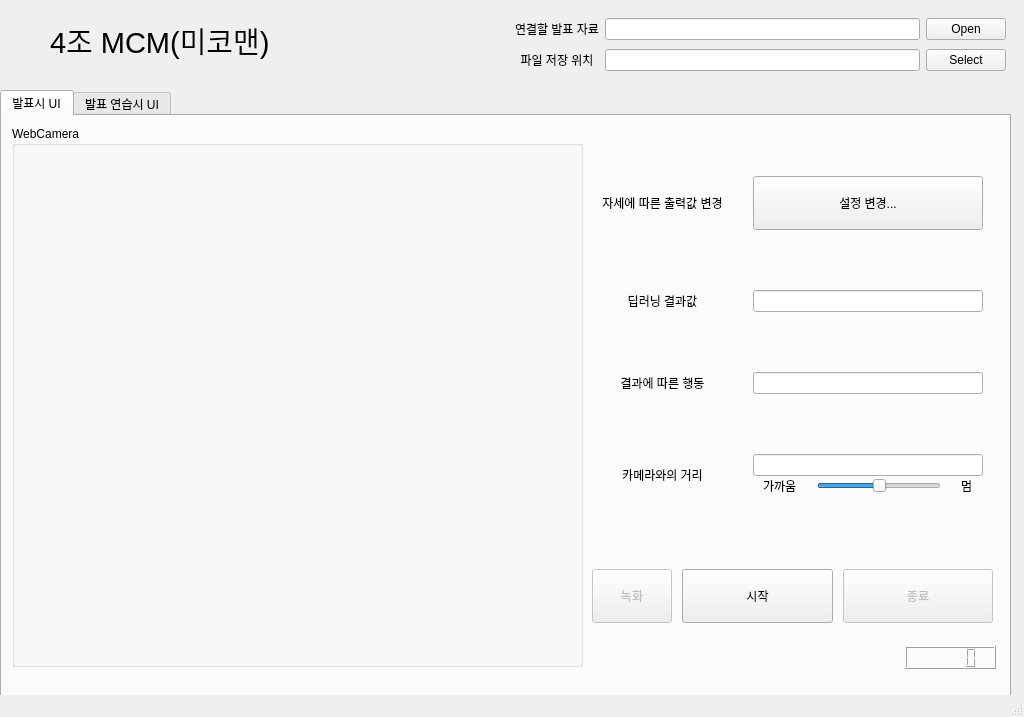
<?xml version="1.0" encoding="UTF-8"?>
<ui version="4.0">
 <class>MainWindow</class>
 <widget class="QMainWindow" name="MainWindow">
  <property name="geometry">
   <rect>
    <x>0</x>
    <y>0</y>
    <width>1024</width>
    <height>717</height>
   </rect>
  </property>
  <property name="sizePolicy">
   <sizepolicy hsizetype="Fixed" vsizetype="Fixed">
    <horstretch>0</horstretch>
    <verstretch>0</verstretch>
   </sizepolicy>
  </property>
  <property name="minimumSize">
   <size>
    <width>1024</width>
    <height>717</height>
   </size>
  </property>
  <property name="maximumSize">
   <size>
    <width>1024</width>
    <height>717</height>
   </size>
  </property>
  <property name="mouseTracking">
   <bool>true</bool>
  </property>
  <property name="windowTitle">
   <string>Presentation Project</string>
  </property>
  <widget class="QWidget" name="centralwidget">
   <widget class="QWidget" name="gridLayoutWidget">
    <property name="geometry">
     <rect>
      <x>510</x>
      <y>10</y>
      <width>501</width>
      <height>71</height>
     </rect>
    </property>
    <layout class="QGridLayout" name="grid_FileLoad" columnstretch="0,0,0,0">
     <property name="leftMargin">
      <number>5</number>
     </property>
     <property name="topMargin">
      <number>5</number>
     </property>
     <property name="rightMargin">
      <number>5</number>
     </property>
     <property name="bottomMargin">
      <number>5</number>
     </property>
     <item row="0" column="2">
      <widget class="QLineEdit" name="Line_PPTLink">
       <property name="mouseTracking">
        <bool>false</bool>
       </property>
       <property name="readOnly">
        <bool>true</bool>
       </property>
      </widget>
     </item>
     <item row="0" column="3">
      <widget class="QPushButton" name="Btn_PPTFileOpen">
       <property name="text">
        <string>Open</string>
       </property>
      </widget>
     </item>
     <item row="0" column="1">
      <widget class="QLabel" name="label">
       <property name="text">
        <string>연결할 발표 자료</string>
       </property>
      </widget>
     </item>
     <item row="1" column="1">
      <widget class="QLabel" name="label_2">
       <property name="text">
        <string>파일 저장 위치</string>
       </property>
       <property name="alignment">
        <set>Qt::AlignCenter</set>
       </property>
      </widget>
     </item>
     <item row="1" column="2">
      <widget class="QLineEdit" name="Line_SaveFolder">
       <property name="mouseTracking">
        <bool>false</bool>
       </property>
       <property name="readOnly">
        <bool>true</bool>
       </property>
      </widget>
     </item>
     <item row="1" column="3">
      <widget class="QPushButton" name="Btn_SaveFolder">
       <property name="text">
        <string>Select</string>
       </property>
      </widget>
     </item>
    </layout>
   </widget>
   <widget class="QTabWidget" name="tabWidget">
    <property name="enabled">
     <bool>true</bool>
    </property>
    <property name="geometry">
     <rect>
      <x>0</x>
      <y>90</y>
      <width>1011</width>
      <height>611</height>
     </rect>
    </property>
    <property name="currentIndex">
     <number>0</number>
    </property>
    <widget class="QWidget" name="Tab_pt">
     <attribute name="title">
      <string>발표시 UI</string>
     </attribute>
     <widget class="QWidget" name="gridLayoutWidget_2">
      <property name="geometry">
       <rect>
        <x>590</x>
        <y>30</y>
        <width>401</width>
        <height>380</height>
       </rect>
      </property>
      <layout class="QGridLayout" name="gridLayout">
       <property name="leftMargin">
        <number>10</number>
       </property>
       <property name="topMargin">
        <number>30</number>
       </property>
       <property name="rightMargin">
        <number>10</number>
       </property>
       <property name="bottomMargin">
        <number>30</number>
       </property>
       <property name="horizontalSpacing">
        <number>30</number>
       </property>
       <property name="verticalSpacing">
        <number>60</number>
       </property>
       <item row="0" column="0">
        <widget class="QLabel" name="label_6">
         <property name="text">
          <string>자세에 따른 출력값 변경</string>
         </property>
         <property name="alignment">
          <set>Qt::AlignCenter</set>
         </property>
        </widget>
       </item>
       <item row="0" column="1">
        <widget class="QPushButton" name="pt_Btn_OptionDialog">
         <property name="text">
          <string>
설정 변경...
</string>
         </property>
        </widget>
       </item>
       <item row="1" column="0">
        <widget class="QLabel" name="label_7">
         <property name="text">
          <string>딥러닝 결과값</string>
         </property>
         <property name="alignment">
          <set>Qt::AlignCenter</set>
         </property>
        </widget>
       </item>
       <item row="2" column="0">
        <widget class="QLabel" name="label_8">
         <property name="text">
          <string>결과에 따른 행동</string>
         </property>
         <property name="alignment">
          <set>Qt::AlignCenter</set>
         </property>
        </widget>
       </item>
       <item row="3" column="0">
        <widget class="QLabel" name="label_9">
         <property name="text">
          <string>카메라와의 거리</string>
         </property>
         <property name="alignment">
          <set>Qt::AlignCenter</set>
         </property>
        </widget>
       </item>
       <item row="1" column="1">
        <widget class="QLineEdit" name="pt_Line_DeepResult">
         <property name="mouseTracking">
          <bool>false</bool>
         </property>
         <property name="readOnly">
          <bool>true</bool>
         </property>
        </widget>
       </item>
       <item row="2" column="1">
        <widget class="QLineEdit" name="pt_Line_ResultAction">
         <property name="mouseTracking">
          <bool>false</bool>
         </property>
         <property name="readOnly">
          <bool>true</bool>
         </property>
        </widget>
       </item>
       <item row="3" column="1">
        <layout class="QVBoxLayout" name="verticalLayout">
         <item>
          <widget class="QLineEdit" name="pt_Line_CameraDistance">
           <property name="mouseTracking">
            <bool>false</bool>
           </property>
           <property name="readOnly">
            <bool>true</bool>
           </property>
          </widget>
         </item>
         <item>
          <layout class="QHBoxLayout" name="horizontalLayout">
           <property name="spacing">
            <number>20</number>
           </property>
           <property name="leftMargin">
            <number>10</number>
           </property>
           <property name="rightMargin">
            <number>10</number>
           </property>
           <item>
            <widget class="QLabel" name="label_10">
             <property name="text">
              <string>가까움</string>
             </property>
            </widget>
           </item>
           <item>
            <widget class="QSlider" name="pt_Bar_Distance">
             <property name="focusPolicy">
              <enum>Qt::NoFocus</enum>
             </property>
             <property name="minimum">
              <number>30</number>
             </property>
             <property name="maximum">
              <number>100</number>
             </property>
             <property name="singleStep">
              <number>0</number>
             </property>
             <property name="pageStep">
              <number>0</number>
             </property>
             <property name="value">
              <number>65</number>
             </property>
             <property name="orientation">
              <enum>Qt::Horizontal</enum>
             </property>
            </widget>
           </item>
           <item>
            <widget class="QLabel" name="label_11">
             <property name="text">
              <string>멈</string>
             </property>
            </widget>
           </item>
          </layout>
         </item>
        </layout>
       </item>
      </layout>
     </widget>
     <widget class="QWidget" name="horizontalLayoutWidget_2">
      <property name="geometry">
       <rect>
        <x>590</x>
        <y>440</y>
        <width>401</width>
        <height>80</height>
       </rect>
      </property>
      <layout class="QHBoxLayout" name="horizontalLayout_2" stretch="10,30,30">
       <property name="spacing">
        <number>10</number>
       </property>
       <item>
        <widget class="QPushButton" name="pt_Btn_Recording">
         <property name="enabled">
          <bool>false</bool>
         </property>
         <property name="text">
          <string>
녹화
</string>
         </property>
        </widget>
       </item>
       <item>
        <widget class="QPushButton" name="pt_Btn_Start">
         <property name="text">
          <string>
시작
</string>
         </property>
        </widget>
       </item>
       <item>
        <widget class="QPushButton" name="pt_Btn_Stop">
         <property name="enabled">
          <bool>false</bool>
         </property>
         <property name="text">
          <string>
종료
</string>
         </property>
        </widget>
       </item>
      </layout>
     </widget>
     <widget class="QGroupBox" name="groupBox">
      <property name="geometry">
       <rect>
        <x>10</x>
        <y>10</y>
        <width>571</width>
        <height>541</height>
       </rect>
      </property>
      <property name="title">
       <string>WebCamera</string>
      </property>
      <widget class="QLabel" name="pt_WebCamera">
       <property name="geometry">
        <rect>
         <x>10</x>
         <y>20</y>
         <width>551</width>
         <height>510</height>
        </rect>
       </property>
       <property name="frameShadow">
        <enum>QFrame::Raised</enum>
       </property>
       <property name="text">
        <string/>
       </property>
      </widget>
     </widget>
     <widget class="QLCDNumber" name="pt_lcdNumber">
      <property name="geometry">
       <rect>
        <x>903</x>
        <y>530</y>
        <width>91</width>
        <height>23</height>
       </rect>
      </property>
     </widget>
    </widget>
    <widget class="QWidget" name="Tab_ptex">
     <attribute name="title">
      <string>발표 연습시 UI</string>
     </attribute>
     <widget class="QWidget" name="gridLayoutWidget_3">
      <property name="geometry">
       <rect>
        <x>590</x>
        <y>30</y>
        <width>401</width>
        <height>381</height>
       </rect>
      </property>
      <layout class="QGridLayout" name="gridLayout_2">
       <property name="leftMargin">
        <number>10</number>
       </property>
       <property name="topMargin">
        <number>30</number>
       </property>
       <property name="rightMargin">
        <number>10</number>
       </property>
       <property name="bottomMargin">
        <number>30</number>
       </property>
       <property name="horizontalSpacing">
        <number>30</number>
       </property>
       <property name="verticalSpacing">
        <number>40</number>
       </property>
       <item row="1" column="1">
        <widget class="QLineEdit" name="ptex_Line_DeepResult">
         <property name="mouseTracking">
          <bool>false</bool>
         </property>
         <property name="readOnly">
          <bool>true</bool>
         </property>
        </widget>
       </item>
       <item row="2" column="1">
        <widget class="QLineEdit" name="ptex_Line_ResultAction">
         <property name="mouseTracking">
          <bool>false</bool>
         </property>
         <property name="readOnly">
          <bool>true</bool>
         </property>
        </widget>
       </item>
       <item row="4" column="1">
        <layout class="QVBoxLayout" name="verticalLayout_2">
         <item>
          <widget class="QLineEdit" name="ptex_Line_CameraDistance">
           <property name="mouseTracking">
            <bool>false</bool>
           </property>
           <property name="readOnly">
            <bool>true</bool>
           </property>
          </widget>
         </item>
         <item>
          <layout class="QHBoxLayout" name="horizontalLayout_4">
           <property name="spacing">
            <number>20</number>
           </property>
           <property name="leftMargin">
            <number>10</number>
           </property>
           <property name="rightMargin">
            <number>10</number>
           </property>
           <item>
            <widget class="QLabel" name="label_16">
             <property name="text">
              <string>가까움</string>
             </property>
            </widget>
           </item>
           <item>
            <widget class="QSlider" name="ptex_Bar_Distance">
             <property name="focusPolicy">
              <enum>Qt::NoFocus</enum>
             </property>
             <property name="minimum">
              <number>30</number>
             </property>
             <property name="maximum">
              <number>100</number>
             </property>
             <property name="singleStep">
              <number>0</number>
             </property>
             <property name="pageStep">
              <number>0</number>
             </property>
             <property name="value">
              <number>65</number>
             </property>
             <property name="orientation">
              <enum>Qt::Horizontal</enum>
             </property>
            </widget>
           </item>
           <item>
            <widget class="QLabel" name="label_17">
             <property name="text">
              <string>멈</string>
             </property>
            </widget>
           </item>
          </layout>
         </item>
        </layout>
       </item>
       <item row="4" column="0">
        <widget class="QLabel" name="label_15">
         <property name="text">
          <string>카메라와의 거리</string>
         </property>
         <property name="alignment">
          <set>Qt::AlignCenter</set>
         </property>
        </widget>
       </item>
       <item row="0" column="1">
        <widget class="QPushButton" name="ptex_Btn_OptionDialog">
         <property name="text">
          <string>
설정 변경...
</string>
         </property>
        </widget>
       </item>
       <item row="1" column="0">
        <widget class="QLabel" name="label_13">
         <property name="text">
          <string>현재 모션</string>
         </property>
         <property name="alignment">
          <set>Qt::AlignCenter</set>
         </property>
        </widget>
       </item>
       <item row="0" column="0">
        <widget class="QLabel" name="label_12">
         <property name="text">
          <string>자세에 따른 출력값 변경</string>
         </property>
         <property name="alignment">
          <set>Qt::AlignCenter</set>
         </property>
        </widget>
       </item>
       <item row="2" column="0">
        <widget class="QLabel" name="label_14">
         <property name="text">
          <string>모션에 따른 행동</string>
         </property>
         <property name="alignment">
          <set>Qt::AlignCenter</set>
         </property>
        </widget>
       </item>
       <item row="3" column="0">
        <widget class="QLabel" name="label_18">
         <property name="text">
          <string>아이 트래킹</string>
         </property>
         <property name="alignment">
          <set>Qt::AlignCenter</set>
         </property>
        </widget>
       </item>
       <item row="3" column="1">
        <widget class="QLineEdit" name="ptex_Line_ResultAction_2">
         <property name="mouseTracking">
          <bool>false</bool>
         </property>
         <property name="readOnly">
          <bool>true</bool>
         </property>
        </widget>
       </item>
      </layout>
     </widget>
     <widget class="QGroupBox" name="groupBox_2">
      <property name="geometry">
       <rect>
        <x>10</x>
        <y>10</y>
        <width>571</width>
        <height>541</height>
       </rect>
      </property>
      <property name="title">
       <string>WebCamera</string>
      </property>
      <widget class="QLabel" name="ptex_WebCamera">
       <property name="geometry">
        <rect>
         <x>10</x>
         <y>20</y>
         <width>551</width>
         <height>511</height>
        </rect>
       </property>
       <property name="styleSheet">
        <string notr="true"/>
       </property>
       <property name="text">
        <string/>
       </property>
      </widget>
      <widget class="QLabel" name="ptex_Label_Correction">
       <property name="geometry">
        <rect>
         <x>340</x>
         <y>30</y>
         <width>201</width>
         <height>20</height>
        </rect>
       </property>
       <property name="text">
        <string>교정 사항</string>
       </property>
       <property name="alignment">
        <set>Qt::AlignCenter</set>
       </property>
      </widget>
     </widget>
     <widget class="QWidget" name="horizontalLayoutWidget_3">
      <property name="geometry">
       <rect>
        <x>590</x>
        <y>440</y>
        <width>401</width>
        <height>80</height>
       </rect>
      </property>
      <layout class="QHBoxLayout" name="horizontalLayout_3" stretch="10,30,30">
       <property name="spacing">
        <number>10</number>
       </property>
       <property name="leftMargin">
        <number>0</number>
       </property>
       <property name="rightMargin">
        <number>0</number>
       </property>
       <item>
        <widget class="QPushButton" name="ptex_Btn_Recording">
         <property name="enabled">
          <bool>false</bool>
         </property>
         <property name="text">
          <string>
녹화
</string>
         </property>
        </widget>
       </item>
       <item>
        <widget class="QPushButton" name="ptex_Btn_Start">
         <property name="text">
          <string>
시작
</string>
         </property>
        </widget>
       </item>
       <item>
        <widget class="QPushButton" name="ptex_Btn_Stop">
         <property name="enabled">
          <bool>false</bool>
         </property>
         <property name="text">
          <string>
종료
</string>
         </property>
        </widget>
       </item>
      </layout>
     </widget>
     <widget class="QLCDNumber" name="ptex_lcdNumber">
      <property name="geometry">
       <rect>
        <x>900</x>
        <y>530</y>
        <width>91</width>
        <height>23</height>
       </rect>
      </property>
     </widget>
    </widget>
   </widget>
   <widget class="QLabel" name="label_3">
    <property name="geometry">
     <rect>
      <x>50</x>
      <y>20</y>
      <width>301</width>
      <height>41</height>
     </rect>
    </property>
    <property name="sizePolicy">
     <sizepolicy hsizetype="Preferred" vsizetype="Preferred">
      <horstretch>0</horstretch>
      <verstretch>0</verstretch>
     </sizepolicy>
    </property>
    <property name="font">
     <font>
      <pointsize>22</pointsize>
     </font>
    </property>
    <property name="text">
     <string notr="true">4조 MCM(미코맨)</string>
    </property>
    <property name="textFormat">
     <enum>Qt::AutoText</enum>
    </property>
   </widget>
  </widget>
  <widget class="QMenuBar" name="menubar">
   <property name="geometry">
    <rect>
     <x>0</x>
     <y>0</y>
     <width>1024</width>
     <height>21</height>
    </rect>
   </property>
  </widget>
  <widget class="QStatusBar" name="statusbar"/>
 </widget>
 <resources/>
 <connections/>
 <slots>
  <slot>aaa()</slot>
  <slot>slot2()</slot>
 </slots>
</ui>
